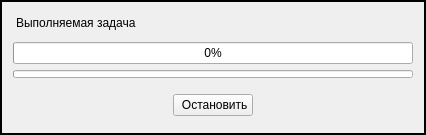
<?xml version="1.0" encoding="UTF-8"?>
<ui version="4.0">
 <class>ProgressDialog</class>
 <widget class="QDialog" name="ProgressDialog">
  <property name="geometry">
   <rect>
    <x>0</x>
    <y>0</y>
    <width>426</width>
    <height>135</height>
   </rect>
  </property>
  <property name="sizePolicy">
   <sizepolicy hsizetype="Minimum" vsizetype="Minimum">
    <horstretch>0</horstretch>
    <verstretch>0</verstretch>
   </sizepolicy>
  </property>
  <property name="windowTitle">
   <string>Dialog</string>
  </property>
  <layout class="QVBoxLayout" name="verticalLayout_3">
   <property name="spacing">
    <number>0</number>
   </property>
   <property name="leftMargin">
    <number>0</number>
   </property>
   <property name="topMargin">
    <number>0</number>
   </property>
   <property name="rightMargin">
    <number>0</number>
   </property>
   <property name="bottomMargin">
    <number>0</number>
   </property>
   <item>
    <widget class="QFrame" name="outer_frame">
     <property name="frameShape">
      <enum>QFrame::Box</enum>
     </property>
     <property name="frameShadow">
      <enum>QFrame::Plain</enum>
     </property>
     <layout class="QVBoxLayout" name="verticalLayout_2">
      <property name="spacing">
       <number>0</number>
      </property>
      <property name="leftMargin">
       <number>0</number>
      </property>
      <property name="topMargin">
       <number>0</number>
      </property>
      <property name="rightMargin">
       <number>0</number>
      </property>
      <property name="bottomMargin">
       <number>0</number>
      </property>
      <item>
       <widget class="QFrame" name="inner_frame">
        <property name="sizePolicy">
         <sizepolicy hsizetype="Minimum" vsizetype="Minimum">
          <horstretch>0</horstretch>
          <verstretch>0</verstretch>
         </sizepolicy>
        </property>
        <property name="frameShape">
         <enum>QFrame::Box</enum>
        </property>
        <property name="frameShadow">
         <enum>QFrame::Plain</enum>
        </property>
        <layout class="QVBoxLayout" name="verticalLayout">
         <property name="spacing">
          <number>0</number>
         </property>
         <property name="leftMargin">
          <number>11</number>
         </property>
         <property name="topMargin">
          <number>8</number>
         </property>
         <property name="rightMargin">
          <number>11</number>
         </property>
         <property name="bottomMargin">
          <number>7</number>
         </property>
         <item>
          <layout class="QHBoxLayout" name="horizontalLayout">
           <property name="spacing">
            <number>6</number>
           </property>
           <item>
            <layout class="QHBoxLayout" name="loader_la">
             <property name="rightMargin">
              <number>3</number>
             </property>
            </layout>
           </item>
           <item>
            <widget class="QLabel" name="label">
             <property name="sizePolicy">
              <sizepolicy hsizetype="Expanding" vsizetype="Maximum">
               <horstretch>0</horstretch>
               <verstretch>0</verstretch>
              </sizepolicy>
             </property>
             <property name="maximumSize">
              <size>
               <width>600</width>
               <height>16777215</height>
              </size>
             </property>
             <property name="text">
              <string>Выполняемая задача</string>
             </property>
             <property name="wordWrap">
              <bool>true</bool>
             </property>
            </widget>
           </item>
          </layout>
         </item>
         <item>
          <spacer name="verticalSpacer">
           <property name="orientation">
            <enum>Qt::Vertical</enum>
           </property>
           <property name="sizeType">
            <enum>QSizePolicy::Fixed</enum>
           </property>
           <property name="sizeHint" stdset="0">
            <size>
             <width>0</width>
             <height>6</height>
            </size>
           </property>
          </spacer>
         </item>
         <item>
          <widget class="QProgressBar" name="current_progress">
           <property name="sizePolicy">
            <sizepolicy hsizetype="Expanding" vsizetype="Maximum">
             <horstretch>0</horstretch>
             <verstretch>0</verstretch>
            </sizepolicy>
           </property>
           <property name="minimumSize">
            <size>
             <width>400</width>
             <height>0</height>
            </size>
           </property>
           <property name="value">
            <number>0</number>
           </property>
           <property name="alignment">
            <set>Qt::AlignCenter</set>
           </property>
          </widget>
         </item>
         <item>
          <widget class="QProgressBar" name="overral_progress">
           <property name="maximumSize">
            <size>
             <width>16777215</width>
             <height>8</height>
            </size>
           </property>
           <property name="value">
            <number>0</number>
           </property>
           <property name="textVisible">
            <bool>false</bool>
           </property>
          </widget>
         </item>
         <item>
          <spacer name="button_spacer">
           <property name="orientation">
            <enum>Qt::Vertical</enum>
           </property>
           <property name="sizeType">
            <enum>QSizePolicy::Fixed</enum>
           </property>
           <property name="sizeHint" stdset="0">
            <size>
             <width>0</width>
             <height>10</height>
            </size>
           </property>
          </spacer>
         </item>
         <item>
          <layout class="QHBoxLayout" name="horizontalLayout_2">
           <item>
            <spacer name="horizontalSpacer">
             <property name="orientation">
              <enum>Qt::Horizontal</enum>
             </property>
             <property name="sizeHint" stdset="0">
              <size>
               <width>0</width>
               <height>0</height>
              </size>
             </property>
            </spacer>
           </item>
           <item>
            <widget class="QPushButton" name="cancell_button">
             <property name="text">
              <string> Остановить</string>
             </property>
             <property name="icon">
              <iconset resource="../../../share/icons/share_icons.qrc">
               <normaloff>:/share_icons/red/close.svg</normaloff>:/share_icons/red/close.svg</iconset>
             </property>
             <property name="autoDefault">
              <bool>false</bool>
             </property>
             <property name="flat">
              <bool>false</bool>
             </property>
            </widget>
           </item>
           <item>
            <spacer name="horizontalSpacer_2">
             <property name="orientation">
              <enum>Qt::Horizontal</enum>
             </property>
             <property name="sizeHint" stdset="0">
              <size>
               <width>0</width>
               <height>0</height>
              </size>
             </property>
            </spacer>
           </item>
          </layout>
         </item>
        </layout>
       </widget>
      </item>
     </layout>
    </widget>
   </item>
  </layout>
 </widget>
 <resources>
  <include location="../../../share/icons/share_icons.qrc"/>
 </resources>
 <connections/>
</ui>
